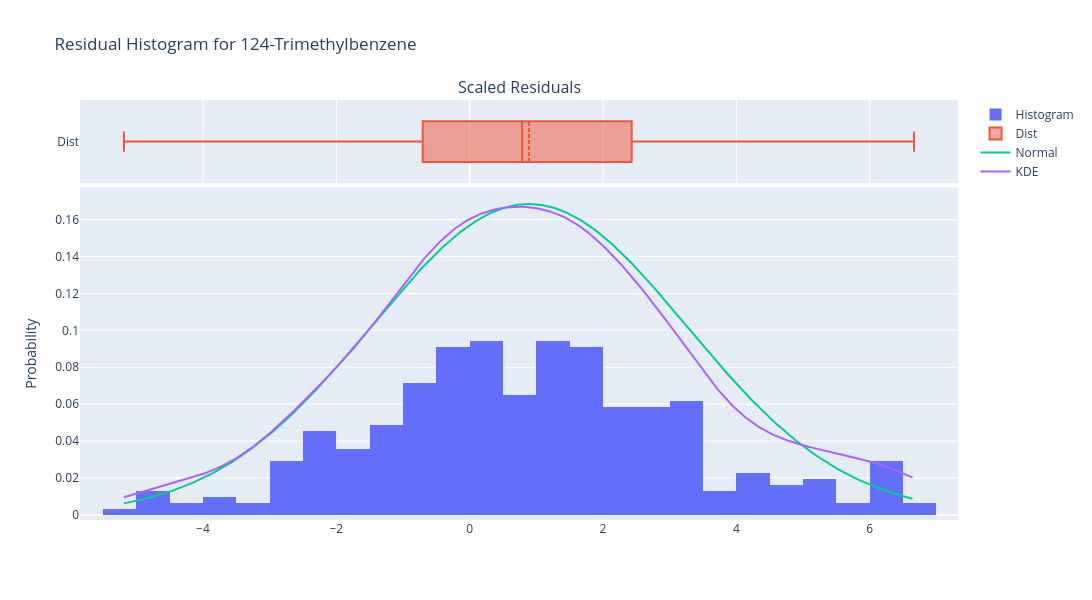

This figure's notebook cell:
### Code cell
abs_threshold = 3.0
threshold_residuals = model_analysis.plot_residual_histogram(feature_idx=0, abs_threshold=abs_threshold)

### Figure 1 — Plotly figure (JSON) as saved in the notebook; plotly's stock layout.template omitted (floating-point values rounded to 4 significant figures; data arrays with more than 128 entries replaced by an {"elided": "..."} marker saying what was removed)
{"data": [{"histnorm": "probability", "name": "Histogram", "type": "histogram", "x": {"elided": "307 float values"}, "xaxis": "x2", "yaxis": "y2"}, {"boxmean": true, "name": "Dist", "type": "box", "x": {"elided": "307 float values"}, "xaxis": "x", "yaxis": "y"}, {"mode": "lines", "name": "Normal", "type": "scatter", "x": {"elided": "500 float values"}, "xaxis": "x2", "y": {"elided": "500 float values"}, "yaxis": "y2"}, {"mode": "lines", "name": "KDE", "type": "scatter", "x": {"elided": "500 float values"}, "xaxis": "x2", "y": {"elided": "500 float values"}, "yaxis": "y2"}], "layout": {"annotations": [{"font": {"size": 16}, "showarrow": false, "text": "Scaled Residuals", "x": 0.5, "xanchor": "center", "xref": "paper", "y": 1, "yanchor": "bottom", "yref": "paper"}], "height": 600, "hovermode": "x unified", "showlegend": true, "title": {"text": "Residual Histogram for 124-Trimethylbenzene"}, "width": 1200, "xaxis": {"anchor": "y", "domain": [0, 1], "matches": "x2", "showticklabels": false}, "xaxis2": {"anchor": "y2", "domain": [0, 1]}, "yaxis": {"anchor": "x", "domain": [0.802, 1]}, "yaxis2": {"anchor": "x2", "domain": [0, 0.792], "title": {"text": "Probability"}}}}
